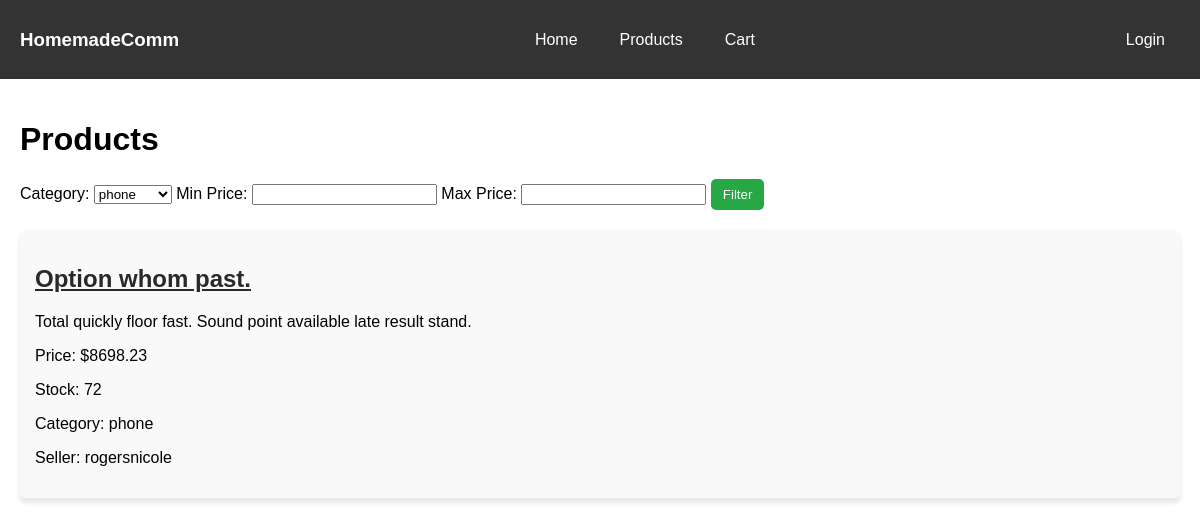
The page /products/?category=phone on the database as committed earlier.
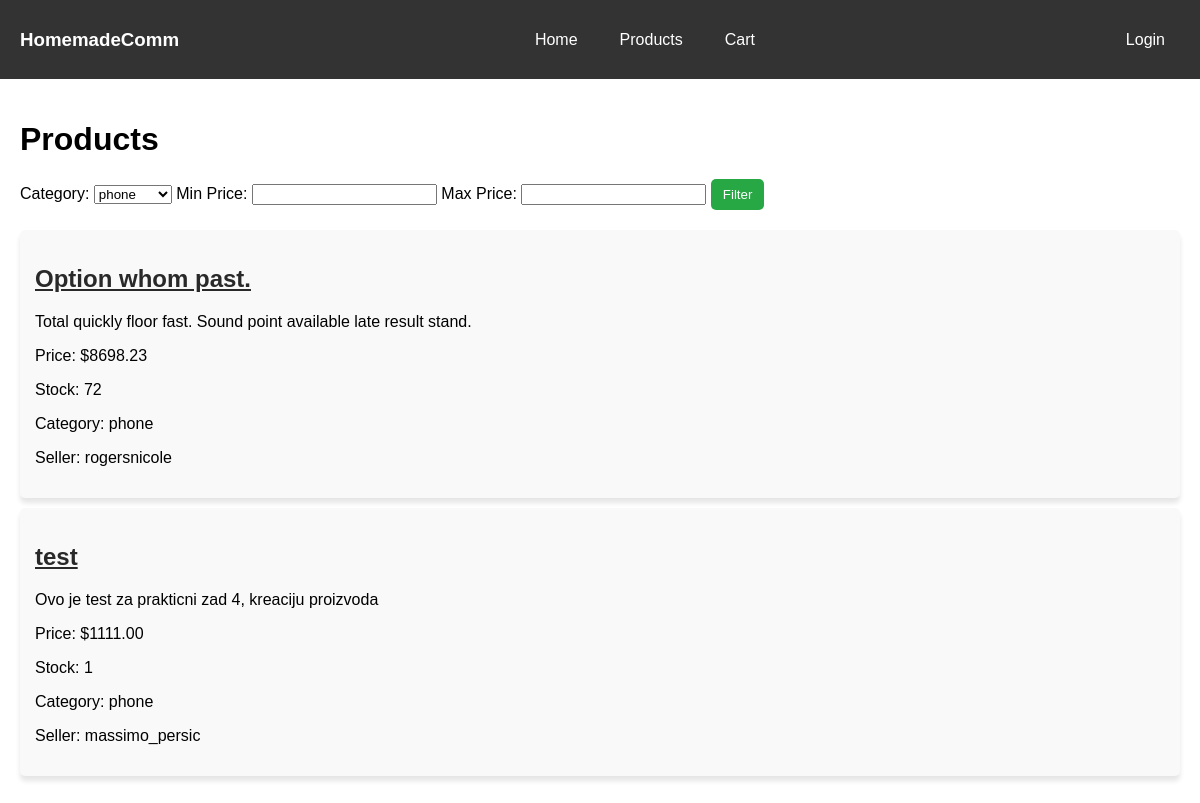
The same page on the database as committed later.
### main/models.py (models this page shows, shortened)
class Product(models.Model):
    seller = models.ForeignKey(User, on_delete=models.CASCADE, related_name='products')
    title = models.CharField(max_length=100)
    description = models.TextField()
    price = models.DecimalField(max_digits=10, decimal_places=2)
    stock = models.PositiveIntegerField()
    image = models.ImageField(upload_to='product_images/')
    category = models.ForeignKey('Category', on_delete=models.SET_NULL, null=True, blank=True)
    created_at = models.DateTimeField(auto_now_add=True)
    def get_absolute_url(self):
        return reverse("main:product_detail", kwargs={"pk": self.pk})

class Category(models.Model):
    name = models.CharField(max_length=100, unique=True)
    description = models.TextField(blank=True)

class User(AbstractUser):
    is_seller = models.BooleanField(default=False)
    is_buyer = models.BooleanField(default=True)

### main/views.py (the view)
# urls.py: path("products/", ProductListView.as_view(), name="product_list"),
class ProductListView(ListView):
    model = Product
    template_name = "products/product_list.html"
    context_object_name = "products"
    paginate_by = 100
    def get_queryset(self):
        queryset = Product.objects.all()
        category = self.request.GET.get("category")
        if category:
            queryset = queryset.filter(category__name__iexact=category)
        seller = self.request.GET.get("seller")
        if seller:
            queryset = queryset.filter(seller__name__icontains=seller)
        min_price = self.request.GET.get("min_price")
        if min_price:
            queryset = queryset.filter(price__gte=min_price)
        max_price = self.request.GET.get("max_price")
        if max_price:
            queryset = queryset.filter(price__lte=max_price)
        return queryset
    def get_context_data(self, **kwargs):
        context = super().get_context_data(**kwargs)
        context["categories"] = Category.objects.annotate(num_products=Count('product')).filter(num_products__gt=0)
        return context

### main/templates/products/product_list.html (shortened to what this page needs)
{% extends "index.html" %}
{% block content %}
<h1>Products</h1>
<form method="get" class="filters">
    <label for="category">Category:</label>
    <select name="category" id="category">
        {% for category in categories %}
        <option value="{{ category.name }}" {% if request.GET.category in category.name %}selected{% endif %}>
            {{ category.name }}
        </option>
        {% endfor %}
    </select>
    <label for="min_price">Min Price:</label>
    <input type="number" name="min_price" id="min_price" value="{{ request.GET.min_price }}">
    <label for="max_price">Max Price:</label>
    <input type="number" name="max_price" id="max_price" value="{{ request.GET.max_price }}">
    <button type="submit" class="btn btn-filter">Filter</button>
</form>
<ul class="product-list">
    {% for product in products %}
    <li class="product-item">
        <h2><a href="{{ product.get_absolute_url }}" style="color: #292929;">{{ product.title }}</a></h2>
        <p>{{ product.description }}</p>
        <p>Price: ${{ product.price }}</p>
        <p>Stock: {{ product.stock }}</p>
        <p>Category: {{ product.category.name }}</p>
        <p>Seller: {{ product.seller.username }}</p>
    </li>
    {% empty %}
    <li class="empty-message">
        No products found...
    </li>
    {% endfor %}
</ul>
{% endblock %}

Rows that differ between the two databases and show on the page:
added Product: title "test", description "Ovo je test za prakticni zad 4, kreaciju proizvoda", price "1111.00", stock "1", category.name "phone", seller.username "massimo_persic"
